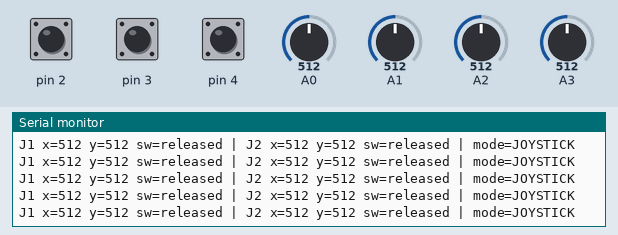
Bench run of a sketch on a simulated Arduino Uno, built with avr-gcc and run on an emulated ATmega328P. Shown: the last lines printed to the serial monitor. The inputs (shaded band) are chosen by the test bench; at power-on: pin 2 HIGH, pin 3 HIGH, pin 4 HIGH, A0 = 512, A1 = 512, A2 = 512, A3 = 512.

Above: at 1.2 s.
1.3 s: pin 2 pulled LOW for 0.25 s
At 1.56 s:
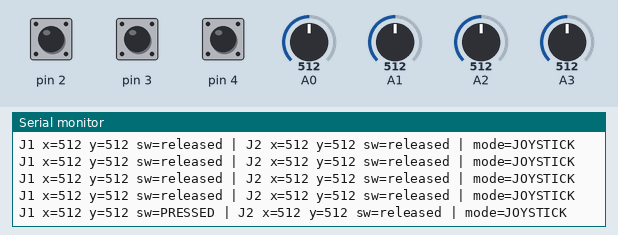
3.0 s: pin 3 pulled LOW for 0.25 s
At 3.16 s:
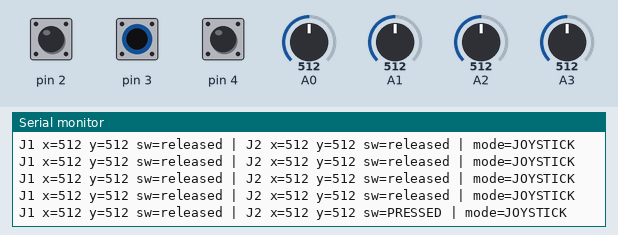
4.7 s: pin 4 pulled LOW for 0.25 s
At 4.96 s:
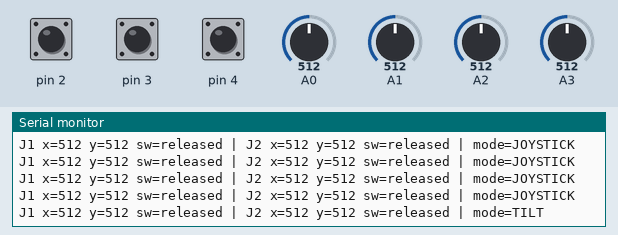
6.4 s: A0 set to 716
At 6.56 s:
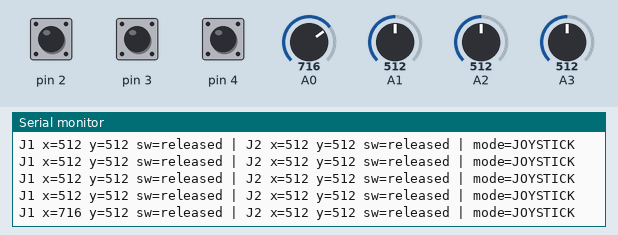
7.9 s: A1 set to 716
At 7.96 s:
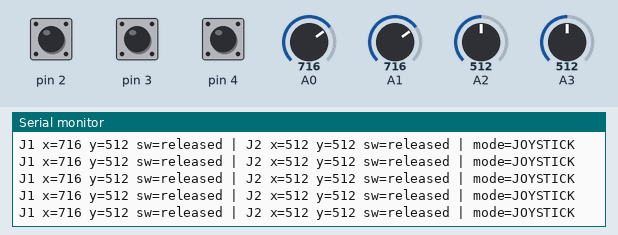
9.4 s: A2 set to 716
At 9.56 s:
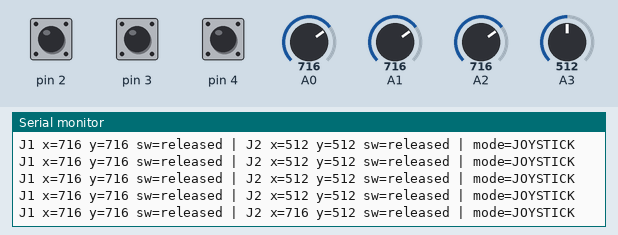

Measured:
- after the input at 1.3 s, the serial monitor: prints a new line after 0.10 s (image 1)
- after the input at 3.0 s, the serial monitor: prints a new line at once (image 2)
- after the input at 4.7 s, the serial monitor: prints a new line after 0.10 s (image 3)
- after the input at 6.4 s, the serial monitor: prints a new line at once (image 4)
- after the input at 9.4 s, the serial monitor: prints a new line at once (image 6)

The sketch:

joystick_practice.ino
```cpp
// Arduino Uno: read two 5 V-compatible joystick modules without the radio.
// Joystick 1: VRx=A0, VRy=A1, SW=D2. Joystick 2: VRx=A2, VRy=A3, SW=D3.
// Both modules: VCC=5V, GND=GND. KCD1 dry contact: D4 to GND when closed.
// Joystick buttons and KCD1 are active LOW with INPUT_PULLUP.
uint32_t lastPrintMs = 0;

void setup() {
  Serial.begin(115200);
  pinMode(2, INPUT_PULLUP);
  pinMode(3, INPUT_PULLUP);
  pinMode(4, INPUT_PULLUP);
  Serial.println(F("Joystick 1 A0/A1/D2; joystick 2 A2/A3/D3; KCD1 D4/GND."));
}

void loop() {
  if ((uint32_t)(millis() - lastPrintMs) < 200) return;
  lastPrintMs = millis();
  Serial.print(F("J1 x="));
  Serial.print(analogRead(A0));
  Serial.print(F(" y="));
  Serial.print(analogRead(A1));
  Serial.print(F(" sw="));
  Serial.print(digitalRead(2) == LOW ? F("PRESSED") : F("released"));
  Serial.print(F(" | J2 x="));
  Serial.print(analogRead(A2));
  Serial.print(F(" y="));
  Serial.print(analogRead(A3));
  Serial.print(F(" sw="));
  Serial.print(digitalRead(3) == LOW ? F("PRESSED") : F("released"));
  Serial.print(F(" | mode="));
  Serial.println(digitalRead(4) == LOW ? F("TILT") : F("JOYSTICK"));
}
```
